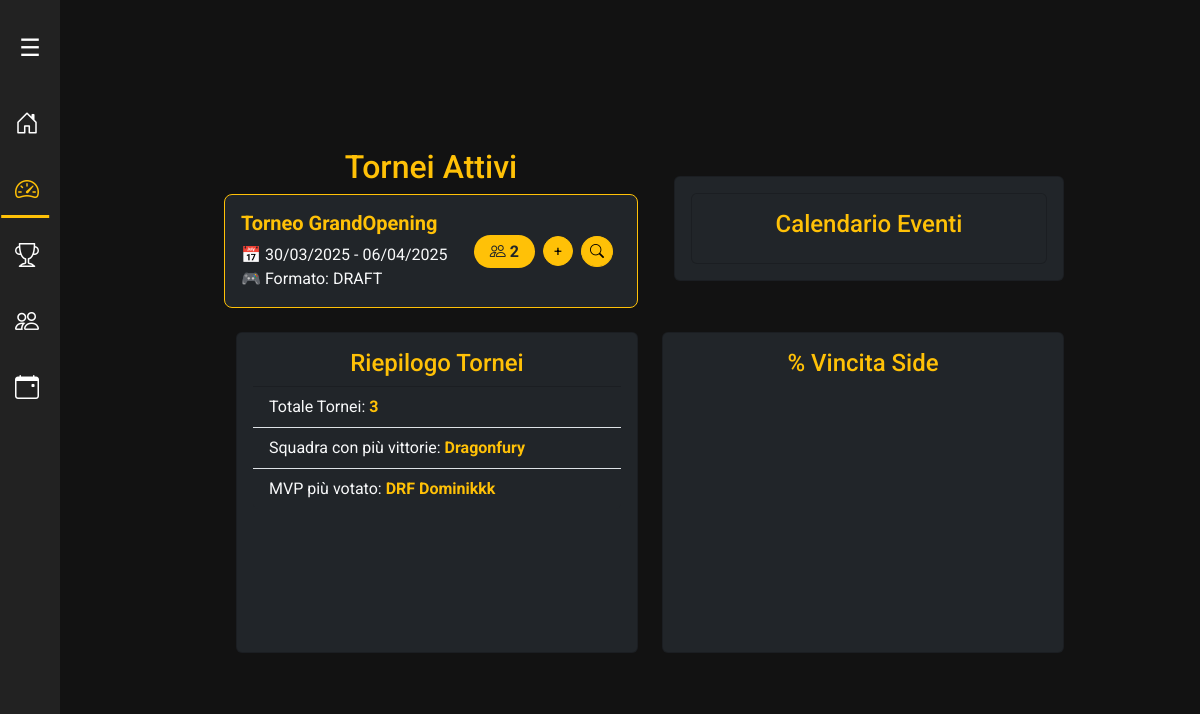
/dashboard/, run on the app's committed database.
### backend/models/torneo.py (models this page shows, shortened)
class Torneo(models.Model):
    FORMATI_TORNEO = [
        ('DRAFT', 'Draft'),
        ('ARAM', 'ARAM'),
    ]
    id = models.AutoField(primary_key=True)  # ID auto-incrementale
    nome = models.CharField(max_length=100)  # Nome del torneo
    data_inizio = models.DateField()  # Data di inizio
    data_fine = models.DateField()  # Data di fine
    fascia_oraria = models.CharField(max_length=255, blank=True, null=True)  # Fascia oraria es. "18:00 - 22:00"
    formato = models.CharField(max_length=10, choices=FORMATI_TORNEO, default='DRAFT')  # ENUM: 'DRAFT', 'ARAM'
    is_active = models.BooleanField(default=True)  # Stato del torneo (attivo/archiviato)

### backend/models/squadra.py (models this page shows, shortened)
class Squadra(models.Model):
    DoesNotExist = None
    id = models.AutoField(primary_key=True)  # ID auto-incrementale
    nome = models.CharField(max_length=100)  # Nome della squadra
    data_iscrizione = models.DateField()  # Data di iscrizione della squadra
    logo = models.ImageField(upload_to='logos/', null=True, blank=True)  # Logo della squadra
    is_active = models.BooleanField(default=True)  # Stato della squadra (attiva o ritirata)
    exp = models.IntegerField(default=0)  # 🔥 Esperienza accumulata dalla squadra
    livello = models.IntegerField(default=1)  # 🔥 Livello della squadra

### backend/models/giocatore.py (models this page shows, shortened)
class Giocatore(models.Model):
    id = models.AutoField(primary_key=True)  # ID auto-incrementale
    nome = models.CharField(max_length=100)  # Nome del giocatore
    squadra = models.ForeignKey(Squadra, on_delete=models.CASCADE, related_name="giocatori")  # Relazione con Squadra
    data_iscrizione = models.DateField()  # Data di iscrizione al circuito
    is_active = models.BooleanField(default=True)  # Stato del giocatore (attivo/ritirato)

### api/views/views_dashboard.py (the view)
# urls.py: path('dashboard/', dashboard_page_metrics, name='dashboard'),
def dashboard_page_metrics(request):
    return render(request, 'modules/dashboard/dashboard.html', {
        'tornei': get_tornei_con_dati(),
        'riepilogo_tornei': get_riepilogo_tornei(),
        'percentuale_blu': get_percentuali_vittorie()[0],
        'percentuale_rossa': get_percentuali_vittorie()[1],
        'events': get_tornei_events(),
        'active_page': 'dashboard'
    })

### api/views/views_dashboard.py (called while the page is built)
def get_riepilogo_tornei():
    squadra_con_piu_vittorie = (
        Squadra.objects.annotate(vittorie=Count('partite_vinte'))
            .order_by('-vittorie')
            .values('nome', 'vittorie')
            .first()
    )
    mvp_piu_votato = (
        Giocatore.objects.annotate(mvp_votes=Count('mvp'))
            .order_by('-mvp_votes')
            .values('nome', 'mvp_votes')
            .first()
    )
    return {
        'totale_tornei': Torneo.objects.filter(is_active=True).count(),
        'squadra_piu_vittorie': squadra_con_piu_vittorie['nome'] if squadra_con_piu_vittorie else "N/A",
        'mvp_piu_votato': mvp_piu_votato['nome'] if mvp_piu_votato else "N/A"
    }

def get_percentuali_vittorie():
    vittorie_blu = Partita.objects.filter(vincitore=F('squadra_blu')).count()
    vittorie_rosse = Partita.objects.filter(vincitore=F('squadra_rossa')).count()
    totale_partite = vittorie_blu + vittorie_rosse
    percentuale_blu = (vittorie_blu / totale_partite) * 100 if totale_partite > 0 else 0
    percentuale_rossa = (vittorie_rosse / totale_partite) * 100 if totale_partite > 0 else 0
    return percentuale_blu, percentuale_rossa

def get_tornei_events():
    tornei = Torneo.objects.filter(is_active=True)
    events = [
        {
            "title": torneo.nome,
            "start": torneo.data_inizio.strftime('%Y-%m-%d'),
            "end": torneo.data_fine.strftime('%Y-%m-%d'),
            "backgroundColor": "#FFC107",  # Giallo per evidenziare
            "borderColor": "#FFA000"
        }
        for torneo in tornei
    ]
    return JsonResponse(events, safe=False)

### frontend/templates/modules/dashboard/dashboard.html (shortened to what this page needs)
{% extends "modules/base/base.html" %}
{% load static %}
{% block extra_css %}
<link rel="stylesheet" href="{% static 'home/home.css' %}">
<link rel="stylesheet" href="{% static 'dashboard/dashboard.css' %}">
<link rel="stylesheet" href="{% static 'calendar/calendar.css' %}">
{% endblock %}
{% block content %}
<div class="main-content flex-grow-1">
        <div class="container-fluid p-4">
            <div class="row">
                <div class="col-md-6">
                    <h2 class="mt-4 text-warning text-center">Tornei Attivi</h2>
                    <ul class="list-group ">
                    {% for torneo in tornei %}
                    <li class="list-group-item bg-dark text-light border-warning rounded-3 p-3 ">
                        <div class="d-flex justify-content-between align-items-center">
                            <div>
                                <h5 class="text-warning fw-bold">{{ torneo.nome }}</h5>
                                <p class="mb-0">📅 {{ torneo.data_inizio }} - {{ torneo.data_fine }}</p>
                                <p class="mb-0">🎮 Formato: {{ torneo.formato }}</p>
                            </div>
                            <div class="d-flex align-items-center">
                                <span class="badge bg-warning text-dark fs-6 px-3 py-2 rounded-pill me-2">
                                    <i class="bi bi-people"></i> {{ torneo.num_squadre }}
                                </span>
                                <button class="btn btn-warning btn-sm toggle-btn rounded-circle d-flex align-items-center justify-content-center me-2"
                                    style="width: 30px; height: 30px;"
                                    data-bs-toggle="collapse" data-bs-target="#torneoCollapse{{ torneo.id }}"
                                    title="Espandi">
                                    +
                                </button>
                                <a href="{}"
                                   class="btn btn-warning btn-sm rounded-circle d-flex align-items-center justify-content-center me-2"
                                   data-bs-toggle="tooltip" data-bs-placement="top" title="Dettagli">
                                    <i class="bi bi-search"></i>
                                </a>
                            </div>
                        </div>
                    </li>
                    {% endfor %}
                    </ul>
                </div>
                <div class="col-md-6">
                    <div class="container-fluid mt-4">
                        <div class="row">
                            <div class="col-md-12">
                                <div class="card bg-dark text-light p-3">
                                    {% include 'modules/calendar/calendar.html' %}
                                </div>
                            </div>
                        </div>
                    </div>
                </div>
            </div>
            <div class="container-fluid mt-4">
                <div class="row">
                    <div class="col-md-6">
                        <div class="card bg-dark text-light p-3">
                            <h4 class="text-warning text-center">Riepilogo Tornei</h4>
                            <ul style="width: 100%; height: 250px;" class="list-group list-group-flush">
                                <li class="list-group-item bg-dark text-light">Totale Tornei: <span class="fw-bold text-warning">{{ riepilogo_tornei.totale_tornei }}</span></li>
                                <li class="list-group-item bg-dark text-light">Squadra con più vittorie: <span class="fw-bold text-warning">{{ riepilogo_tornei.squadra_piu_vittorie }}</span></li>
                                <li class="list-group-item bg-dark text-light">MVP più votato: <span class="fw-bold text-warning">{{  riepilogo_tornei.mvp_piu_votato }}</span></li>
                            </ul>
                        </div>
                    </div>
                    <div class="col-md-6">
                        <div class="card bg-dark text-light p-3">
                            <h4 class="text-warning text-center">% Vincita Side</h4>
                            <div style="width: 100%; height: 250px;">
                                <canvas id="gaugeChart" width="300" height="300"
                                        data-blu="{{ percentuale_blu }}"
                                        data-rosso="{{ percentuale_rossa }}">
                                </canvas>
                        </div>
                    </div>
                </div>
            </div>
        </div>
    </div>
{% endblock %}

### frontend/templates/modules/base/base.css (style rules this page uses)
body { background-color: #121212; color: #f5f5f5; font-family: 'Arial', sans-serif; }
.main-content { padding: 50px; transition: margin-left 0.3s ease; }
.col-md-6 { display: flex; flex-direction: column; justify-content: center; }

### frontend/templates/modules/sidebar/sidebar.css (style rules this page uses)
.main-content { margin-left: 50px; transition: margin-left 0.3s ease-in-out; }

### frontend/templates/modules/home/home.css (style rules this page uses)
body { background-color: #121212; color: #f5f5f5; font-family: 'Roboto', sans-serif; }

### data on the page
Torneo: nome "Torneo GrandOpening", formato "DRAFT"
Squadra: squadra_piu_vittorie "Dragonfury"
Giocatore: mvp_piu_votato "DRF Dominikkk"

### other printed values
{{ torneo.data_inizio }} "30/03/2025"
{{ torneo.data_fine }} "06/04/2025"
{{ torneo.num_squadre }} "2"
{{ riepilogo_tornei.totale_tornei }} "3"
